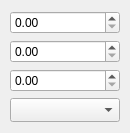
<?xml version="1.0" encoding="UTF-8"?>
<ui version="4.0">
 <class>Widget_SegmentTimeData</class>
 <widget class="QWidget" name="Widget_SegmentTimeData">
  <property name="enabled">
   <bool>true</bool>
  </property>
  <property name="geometry">
   <rect>
    <x>0</x>
    <y>0</y>
    <width>130</width>
    <height>120</height>
   </rect>
  </property>
  <property name="sizePolicy">
   <sizepolicy hsizetype="Fixed" vsizetype="Fixed">
    <horstretch>0</horstretch>
    <verstretch>0</verstretch>
   </sizepolicy>
  </property>
  <property name="minimumSize">
   <size>
    <width>130</width>
    <height>120</height>
   </size>
  </property>
  <property name="maximumSize">
   <size>
    <width>130</width>
    <height>120</height>
   </size>
  </property>
  <property name="windowTitle">
   <string>Form</string>
  </property>
  <layout class="QGridLayout" name="gridLayout">
   <property name="sizeConstraint">
    <enum>QLayout::SetFixedSize</enum>
   </property>
   <property name="leftMargin">
    <number>10</number>
   </property>
   <property name="rightMargin">
    <number>10</number>
   </property>
   <item row="0" column="0">
    <layout class="QVBoxLayout" name="verticalLayout">
     <property name="sizeConstraint">
      <enum>QLayout::SetMinimumSize</enum>
     </property>
     <item>
      <widget class="QDoubleSpinBox" name="doubleSpinBox_voltage">
       <property name="sizePolicy">
        <sizepolicy hsizetype="Fixed" vsizetype="Fixed">
         <horstretch>0</horstretch>
         <verstretch>0</verstretch>
        </sizepolicy>
       </property>
       <property name="minimumSize">
        <size>
         <width>110</width>
         <height>0</height>
        </size>
       </property>
      </widget>
     </item>
     <item>
      <widget class="QDoubleSpinBox" name="doubleSpinBox_current">
       <property name="sizePolicy">
        <sizepolicy hsizetype="Fixed" vsizetype="Fixed">
         <horstretch>0</horstretch>
         <verstretch>0</verstretch>
        </sizepolicy>
       </property>
       <property name="minimumSize">
        <size>
         <width>110</width>
         <height>0</height>
        </size>
       </property>
      </widget>
     </item>
     <item>
      <widget class="QDoubleSpinBox" name="doubleSpinBox_duration">
       <property name="sizePolicy">
        <sizepolicy hsizetype="Fixed" vsizetype="Fixed">
         <horstretch>0</horstretch>
         <verstretch>0</verstretch>
        </sizepolicy>
       </property>
       <property name="minimumSize">
        <size>
         <width>110</width>
         <height>0</height>
        </size>
       </property>
      </widget>
     </item>
     <item>
      <widget class="QComboBox" name="comboBox">
       <property name="sizePolicy">
        <sizepolicy hsizetype="Fixed" vsizetype="Fixed">
         <horstretch>0</horstretch>
         <verstretch>0</verstretch>
        </sizepolicy>
       </property>
       <property name="minimumSize">
        <size>
         <width>110</width>
         <height>0</height>
        </size>
       </property>
       <property name="sizeAdjustPolicy">
        <enum>QComboBox::AdjustToMinimumContentsLengthWithIcon</enum>
       </property>
       <property name="minimumContentsLength">
        <number>0</number>
       </property>
      </widget>
     </item>
    </layout>
   </item>
  </layout>
 </widget>
 <resources/>
 <connections/>
</ui>
